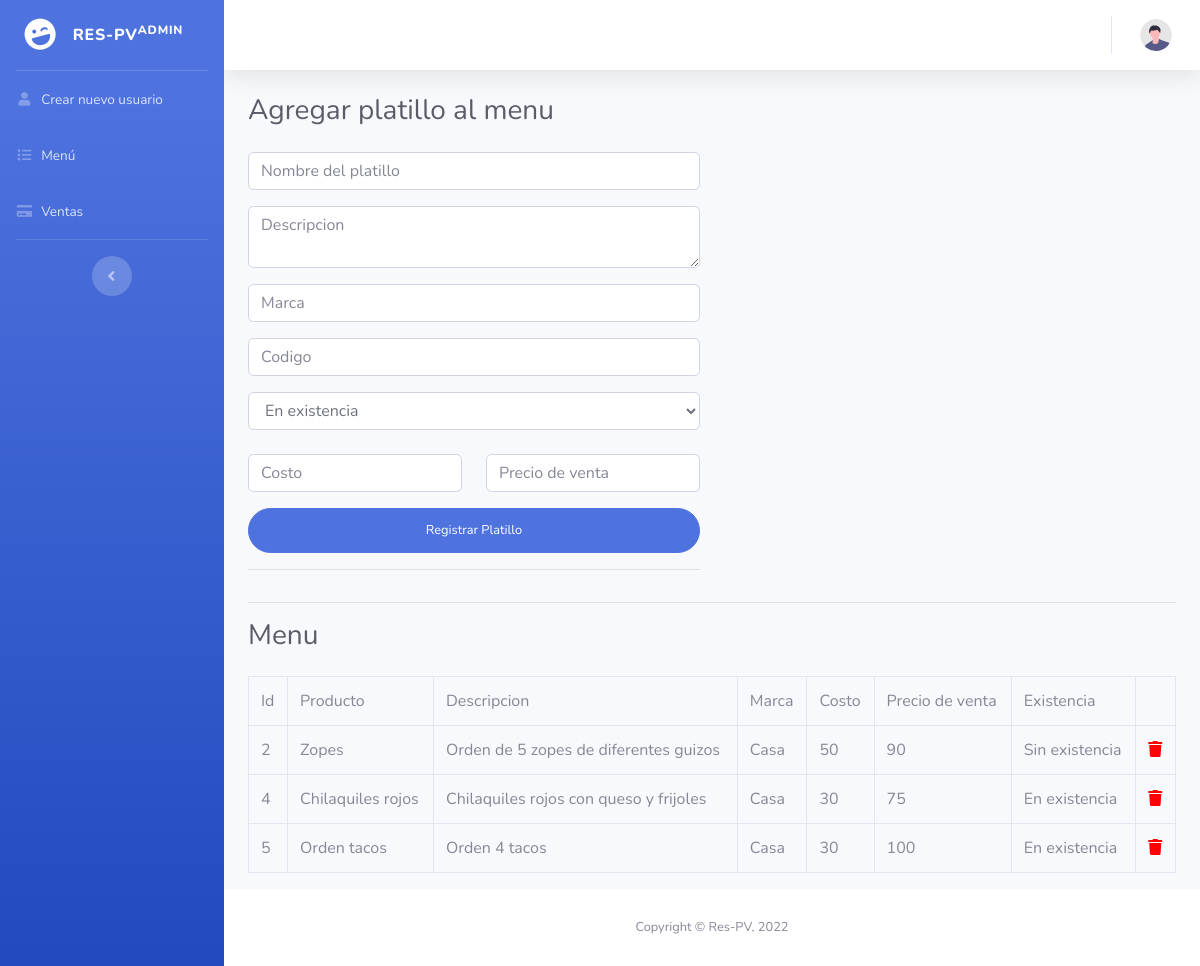
Page /menu.php on the earlier database version.
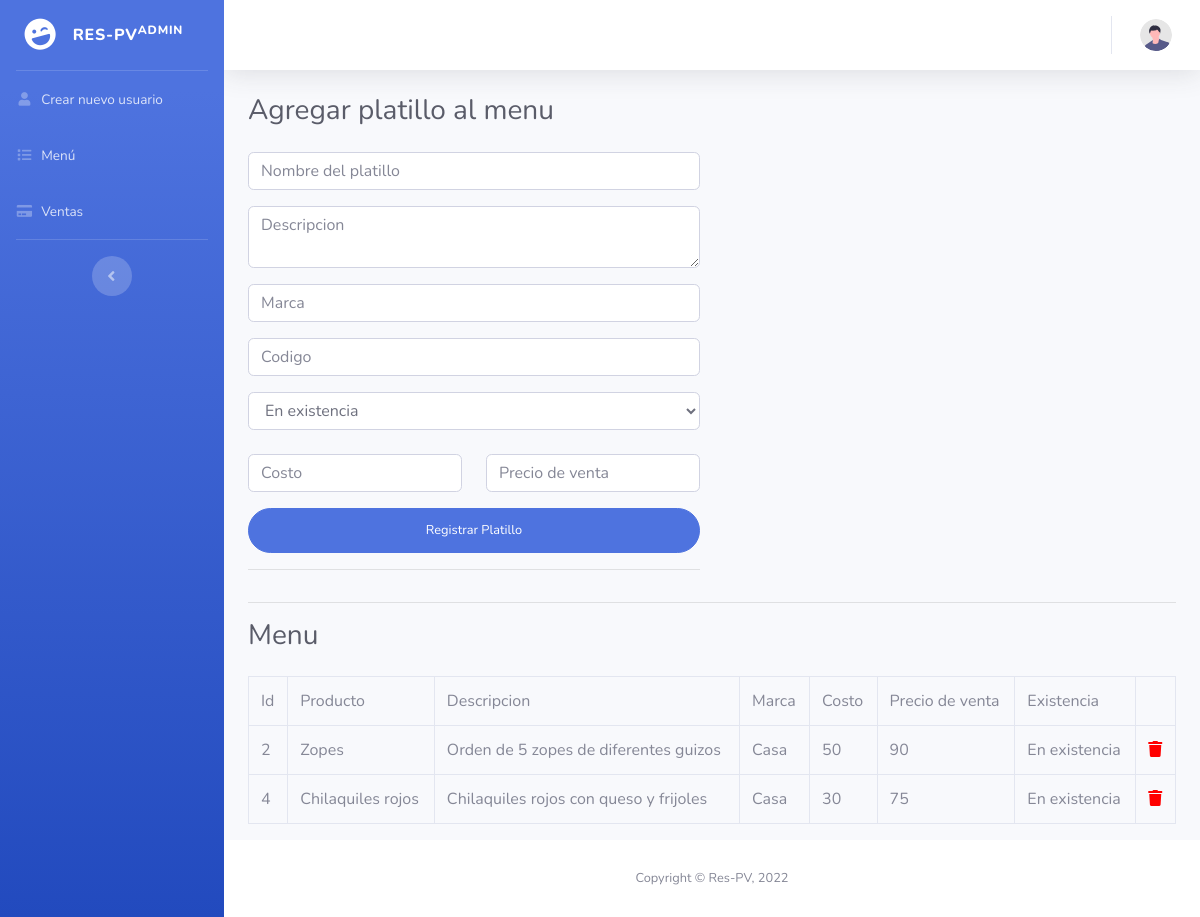
Same page on the later database version.
### tables this page shows
CREATE TABLE `product` (
  `id_product` int(11) NOT NULL,
  `name_product` varchar(40) NOT NULL,
  `description_product` varchar(50) NOT NULL,
  `mark_product` varchar(30) NOT NULL,
  `unitaryPrice_product` int(11) NOT NULL,
  `cost_product` int(11) NOT NULL,
  `code_product` int(11) NOT NULL,
  `productExistance` int(11) NOT NULL,
  `img_product` longblob DEFAULT NULL
);

### db.php (called while the page is built, shortened)
<?php
    class Conexion{
        private $driver = "mysql";
        private $host = "localhost";
        private $dbname = "respv";
        private $usuario = "root";
        private $contrasena = "";
        public function __construct(){
            try {
                $db = new PDO("{$this->driver}:host={$this->host};dbname={$this->dbname}",$this->usuario,$this->contrasena);
                $db->setAttribute(PDO::ATTR_ERRMODE, PDO::ERRMODE_EXCEPTION);
                return $db;
            } catch (PDOException $e) {
                echo "Ha ocurrido un error al conectarse a la base de datos" . $e->getMessage();
            }
        }
    }
?>

### menu/Modelo/menu.php (called while the page is built, shortened)
<?php
    require_once(__DIR__.'/../../db.php');
    class Menu extends Conexion{
        public function __construct(){
            $this->db = parent::__construct();
        }
        public function get(){
            $rows = null;
            $statement = $this->db->prepare("SELECT * FROM product");
            $statement->execute();
            while ($result = $statement->fetch()) {
                $rows[] = $result;
            }
            return $rows;
        }
    }
?>

### menu.php (the view, shortened to what this page needs)
<?php
require_once("menu/Modelo/menu.php");
$ModeloMenu = new Menu();
?>
<!DOCTYPE html>
<html lang="en">
<head>
    <link href="vendor/fontawesome-free/css/all.min.css" rel="stylesheet" type="text/css">
    <link href="css/sb-admin-2.min.css" rel="stylesheet">
</head>
<body id="page-top">
    <div id="wrapper">
        <ul class="navbar-nav bg-gradient-primary sidebar sidebar-dark accordion" id="accordionSidebar">
            <a class="sidebar-brand d-flex align-items-center justify-content-center" href="homeAdministrador.php">
                <div class="sidebar-brand-icon rotate-n-15">
                    <i class="fas fa-laugh-wink"></i>
                </div>
                <div class="sidebar-brand-text mx-3">Res-PV<sup>Admin</sup></div>
            </a>
            <hr class="sidebar-divider my-0">
            <li class="nav-item">
                <a class="nav-link" href="createUser.php">
                    <i class="fas fa-fw fa-user"></i>
                    <span>Crear nuevo usuario</span></a>
            </li>
            <li class="nav-item">
                <a class="nav-link" href="menu.php">
                    <i class="fas fa-fw fa-list"></i>
                    <span>Menú</span></a>
            </li>
            <li class="nav-item">
                <a class="nav-link" href="sales.php">
                    <i class="fas fa-fw fa-credit-card"></i>
                    <span>Ventas</span></a>
            </li>
            <hr class="sidebar-divider d-none d-md-block">
            <div class="text-center d-none d-md-inline">
                <button class="rounded-circle border-0" id="sidebarToggle"></button>
            </div>
        </ul>
        <div id="content-wrapper" class="d-flex flex-column">
            <div id="content">
                <nav class="navbar navbar-expand navbar-light bg-white topbar mb-4 static-top shadow">
                    <ul class="navbar-nav ml-auto">
                        <li class="nav-item dropdown no-arrow">
                            <a class="nav-link dropdown-toggle" href="#" id="userDropdown" role="button"
                                data-toggle="dropdown" aria-haspopup="true" aria-expanded="false">
                                <img class="img-profile rounded-circle"
                                    src="img/undraw_profile.svg">
                            </a>
                        </li>
                    </ul>
                </nav>
                <div class="container-fluid">
                    <div class="d-sm-flex align-items-center justify-content-between mb-4">
                        <h1 class="h3 mb-0 text-gray-800">Agregar platillo al menu </h1>
                    </div>
                    <div class="row">
                        <div class="col-md-6">
                            <form class="user" action="menu/Controlador/addPlatillo.php" method="POST">
                                <div class="form-group">
                                    <input type="text" class="form-control" placeholder="Nombre del platillo" name="nombre">
                                </div>
                                <div class="form-group">
                                    <textarea class="form-control" placeholder="Descripcion" name="descripcion" maxlength="50"></textarea>
                                </div>
                                <div class="form-group">
                                    <input type="text" class="form-control" placeholder="Marca" name="marca">
                                </div>
                                <div class="form-group">
                                    <input type="text" class="form-control" placeholder="Codigo" name="codigo">
                                </div>
                                <div class="form group">
                                    <select class="form-control" name="existencia">
                                        <option value="1"><?php echo 'En existencia'; ?></option>
                                    </select>
                                </div>
                                <br>
                                <div class="form-group row">
                                    <div class="col-sm-6 mb-3 mb-sm-0">
                                        <input type="text" class="form-control" placeholder="Costo" name="costo">
                                    </div>
                                    <div class="col-sm-6">
                                        <input type="text" class="form-control" placeholder="Precio de venta" name="precio">
                                    </div>
                                </div>
                                <input type ="submit" class="btn btn-primary btn-user btn-block" value="Registrar Platillo">
                                <hr>
                            </form>
                        </div>
                    </div>
                    <hr>
                    <div class="d-sm-flex align-items-center justify-content-between mb-4">
                        <h1 class="h3 mb-0 text-gray-800">Menu </h1>
                    </div>
                    <div class="row">
                        <div class="col-md-12">
                            <table class="table table-bordered">
                                <tr>
                                    <td>Id</td>
                                    <td>Producto</td>
                                    <td>Descripcion</td>
                                    <td>Marca</td>
                                    <td>Costo</td>
                                    <td>Precio de venta</td>
                                    <td>Existencia</td>
                                </tr>
                                <?php
                                    $platillos = $ModeloMenu->get();
                                    if($platillos != null){
                                        foreach($platillos as $platillo){
                                ?>
                                    <tr>
                                        <td><?php echo $platillo['id_product'];?></td>
                                        <td><?php echo $platillo['name_product'];?></td>
                                        <td><?php echo $platillo['description_product'];?></td>
                                        <td><?php echo $platillo['mark_product'];?></td>
                                        <td><?php echo $platillo['cost_product'];?></td>
                                        <td><?php echo $platillo['unitaryPrice_product'];?></td>
                                        <td>
                                            <?php
                                                if ($platillo['productExistance']==1) {
                                                    echo "En existencia";
                                                }else{
                                                    if ($platillo['productExistance']==0) {
                                                        echo "Sin existencia";
                                                    }
                                                }
                                            ?>
                                        </td>
                                        <td>
                                        <a href="menu/Vista/delete.php?Id=<?php echo $platillo['id_product'];?>"><span class="fa fa-trash" style="color: red;"></span></a>
                                        </td>
                                    </tr>
                                <?php
                                        }
                                    }
                                ?>
                            </table>
                        </div>
                    </div>
                </div>
            </div>
            <footer class="sticky-footer bg-white">
                <div class="container my-auto">
                    <div class="copyright text-center my-auto">
                        <span>Copyright &copy; Res-PV, 2022 </span>
                    </div>
                </div>
            </footer>
        </div>
    </div>
</body>
</html>

Differences in the rows shown:
removed product: id_product "5", name_product "Orden tacos", description_product "Orden 4 tacos", mark_product "Casa", cost_product "30", unitaryPrice_product "100", productExistance "En existencia"
changed product "Zopes": productExistance "Sin existencia" → "En existencia"
